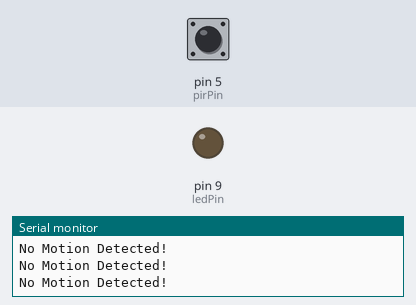
This sketch was run on a simulated Arduino Uno, built with avr-gcc and run on an emulated ATmega328P. On the bench: output pins drawn as LEDs (lit = HIGH), the last lines printed to the serial monitor. Dashed ring = blinking. The test bench sets the inputs (shaded band); at power-on: pin 5 (pirPin) LOW.

Above: at 7.2 s.
7.3 s: pin 5 (pirPin) driven HIGH
At 7.57 s:
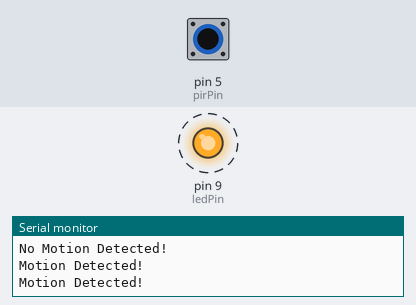
10.3 s: pin 5 (pirPin) driven LOW
At 10.3 s:
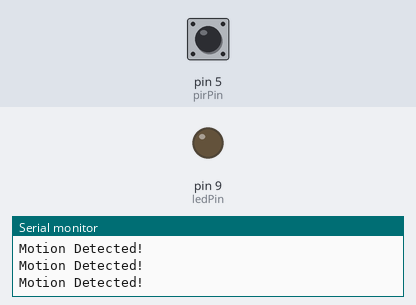
11.8 s: pin 5 (pirPin) pulsed HIGH 2 times (0.12 s each, 0.3 s apart)
At 12.03 s:
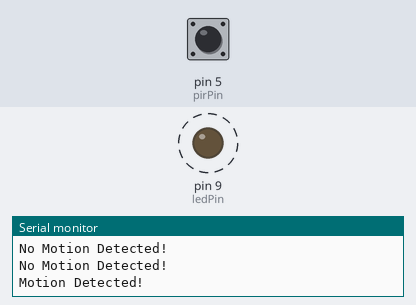
15.4 s: pin 5 (pirPin) pulsed HIGH 5 times (0.12 s each, 0.3 s apart)
At 17.8 s:
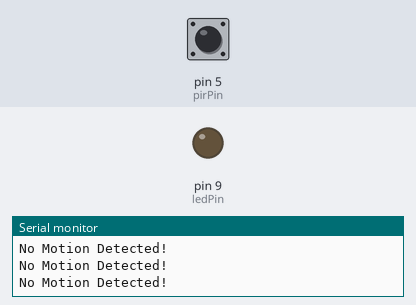
Timing chart, 0 to 19.3 s (numbered marks = the images above; inputs shaded):
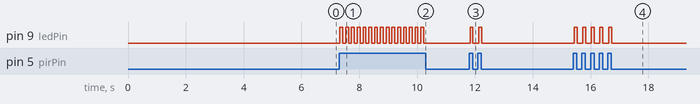

Measured:
- after the input at 7.3 s, pin 9 (ledPin): alternates HIGH for 0.10 s and LOW for 0.10 s, starting at once
- after the input at 10.3 s, pin 9 (ledPin): stops changing and stays LOW
- after the input at 11.8 s, pin 9 (ledPin): alternates HIGH for 0.10 s and LOW for 0.20 s, 4 changes in all, then stays LOW, starting at once
- after the input at 15.4 s, pin 9 (ledPin): alternates HIGH for 0.10 s and LOW for 0.20 s, 10 changes in all, then stays LOW, starting at once

The sketch:

pir2.ino
```cpp
/* Motion Sensor Prototype Code
 * modified 13 November 2020
 * by Katie Byard
 * Inspired by
 * Arduino Project Hub Tutorial:
 * https://create.arduino.cc/projecthub/electropeak/pir-motion-sensor-how-to-use-pirs-w-arduino-raspberry-pi-18d7fa
 */

int ledPin = 9;                  // LED
int pirPin = 5;                   // PIR Out pin
int pirStat = 0;                  // PIR status

void setup() {
  pinMode(ledPin, OUTPUT);        // declare LED as output
  pinMode(pirPin, INPUT);         // declare sensor as input
  Serial.begin(9600);
  Serial.println("Serial Monitor connected");
  delay(1000);
  Serial.print(".");
  delay(500);
  Serial.print(".");
  delay(500);
  Serial.println(".");
  delay(500);
  Serial.println("Please let your sensor calibrate");
  delay(1000);
  Serial.println("for 15 to 30 seconds before testing");
  delay(1000);
  Serial.print(".");
  delay(500);
  Serial.print(".");
  delay(500);
  Serial.println(".");
  delay(500);
}

void loop(){
 pirStat = digitalRead(pirPin);
 if (pirStat == HIGH) {             // if motion detected
   Serial.println("Motion Detected!");
   digitalWrite(ledPin, HIGH);      // turn LED ON
   delay(100);                      // wait for a second
   digitalWrite(ledPin, LOW);       // turn LED OFF
   delay(100);                      // wait for a second
 }
 else {
   digitalWrite(ledPin, LOW);       // LED stays off if no motion detected
   Serial.println("No Motion Detected!");
 }
}
```
